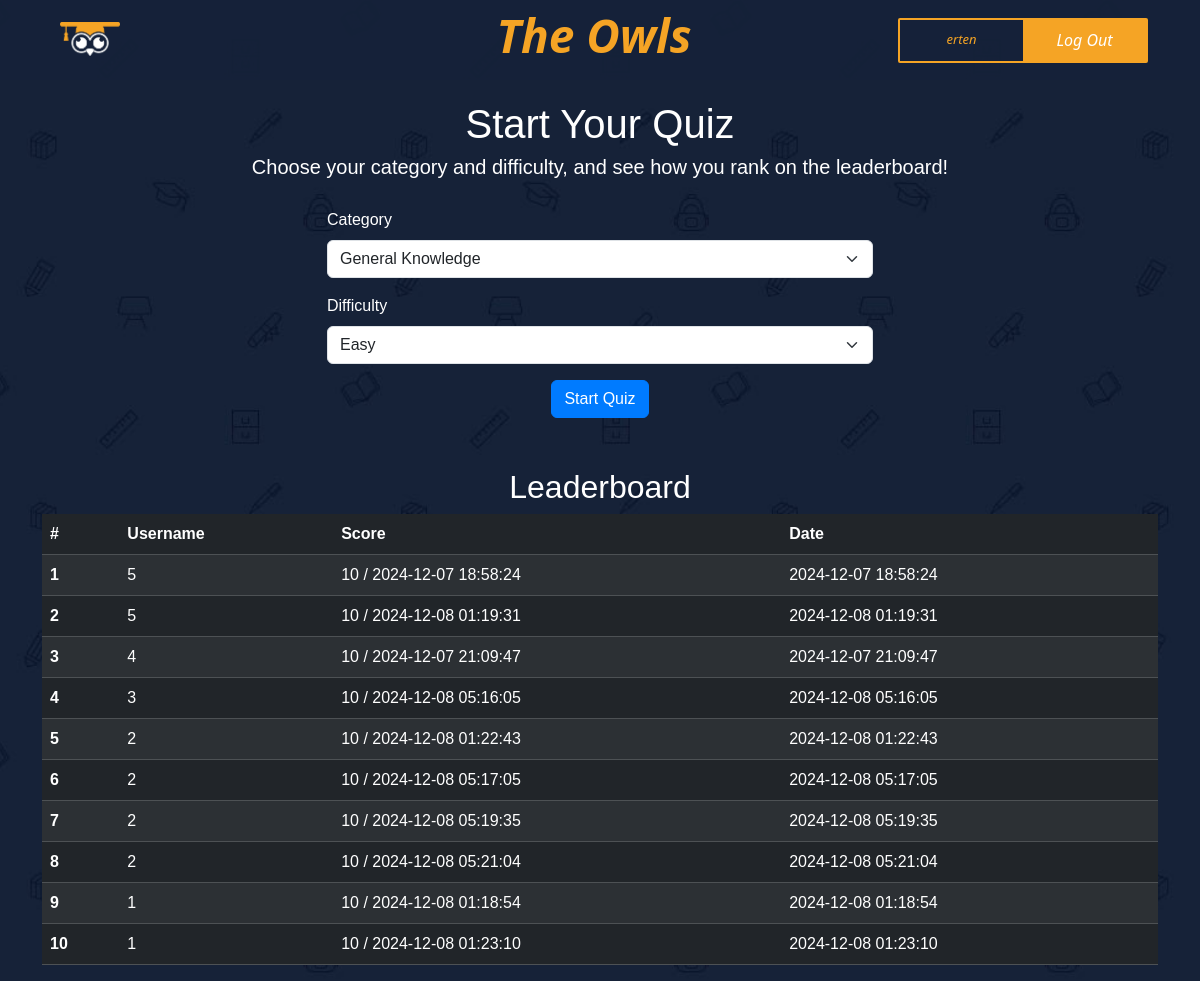
The page /dashboard (signed in) on the database its author committed.
### app.py (models this page shows)
class User(db.Model, UserMixin):
    id = db.Column(db.Integer, primary_key=True)
    username = db.Column(db.String(50), unique=True, nullable=False)
    password = db.Column(db.String(255), nullable=False)
    scores = db.relationship('Score', backref='user', lazy=True)

class Score(db.Model):
    id = db.Column(db.Integer, primary_key=True)
    user_id = db.Column(db.Integer, db.ForeignKey('user.id'), nullable=False)
    score = db.Column(db.Integer, nullable=False)
    total_questions = db.Column(db.Integer, nullable=False)
    date = db.Column(db.DateTime, default=db.func.current_timestamp())

### app.py (the view, shortened to what this page needs)
@app.route('/dashboard', methods=['GET', 'POST'])
@login_required
def dashboard():
    correct_count = session.pop('correct_count', None)
    total_questions = session.pop('total_questions', None)
    session.pop('quiz_questions', None)
    session.pop('current_question_index', None)
    categories = [
        {"id": 9, "name": "General Knowledge"},
        {"id": 10, "name": "Entertainment: Books"},
        {"id": 11, "name": "Entertainment: Film"},
        {"id": 12, "name": "Entertainment: Music"},
        {"id": 17, "name": "Science & Nature"},
        {"id": 18, "name": "Science: Computers"},
        {"id": 21, "name": "Sports"},
        {"id": 23, "name": "History"},
    ]
    difficulties = ["easy", "medium", "hard"]
    try:
        leaderboard = (
            db.session.query(User.username, Score.score, Score.total_questions, Score.date)
                .join(User, User.id == Score.user_id)
                .order_by(Score.score.desc(), Score.date.asc())
                .limit(10)
                .all()
    )
    except Exception as e:
        flash(f"An error occurred while fetching the leaderboard: {e}", "error")
        leaderboard = []
    try:
        user_scores = (
            Score.query.filter_by(user_id=current_user.id)
            .order_by(Score.date.desc())
            .all()
        )
    except Exception as e:
        flash(f"An error occurred while fetching your scores: {e}", "error")
        user_scores = []
    return render_template(
        'dashboard.html',
        categories=categories,
        difficulties=difficulties,
        leaderboard=leaderboard,
        user_scores=user_scores,
        enumerate=enumerate  # Pass enumerate if needed for template logic
    )

### app.py (called while the page is built)
@login_manager.user_loader
def load_user(user_id):
    return User.query.get(int(user_id))

@app.before_request
def before_request():
    if 'user_id' in session:
        user = User.query.get(session['user_id'])
        if user:
            login_user(user)

### templates/dashboard.html (shortened to what this page needs)
<!DOCTYPE html>
<html lang="en">
<head>
    <link href="https://cdn.jsdelivr.net/npm/bootstrap@5.3.2/dist/css/bootstrap.min.css" rel="stylesheet">
    <link rel="stylesheet" href="/static/css/fontawesome.css">
    <link rel="stylesheet" href="/static/css/templatemo-grad-school.css" />
    <link rel="stylesheet" href="/static/css/owl.css" />
    <link rel="stylesheet" href="/static/css/lightbox.css" />
</head>
<body>
    <header class="main-header clearfix" role="header" style="display: flex;flex-direction: row;">
        <div class="Name" style="width: 100%;display: flex;align-items: center;">
            <div class="logo" style="width: 33vw;">
                <a href="{{url_for('start')}}"><img src="/static/images/owl logo.png" alt="" style="width: 60px;"></a>
            </div>
            <h1
                style="width: 33vw; font-style: normal; color: #f5a425;font-style: italic; font-size: 46px; font-weight: 800;font-family: system-ui, -apple-system, BlinkMacSystemFont, 'Segoe UI', Roboto, Oxygen, Ubuntu, Cantarell, 'Open Sans', 'Helvetica Neue', sans-serif;display: flex;align-items: center;justify-content: center;">
                The Owls</h1>
            <div style="display: flex;width: 33vw;flex-direction: row;justify-content: end;align-items: end;">
                <div
                    style="border: #f5a425 solid 2px;display: flex;flex-direction: row;justify-content: center;align-items: center;height: 45px;width: 250px;margin-right: 40px;border-radius: 2px;">
                    <div style="width: 50%;height: 100%;display: flex;justify-content: center;align-items: center;">
                        <p
                            style="font-style: italic; color: #f5a425;margin-top: 13px;font-family: system-ui, -apple-system, BlinkMacSystemFont, 'Segoe UI', Roboto, Oxygen, Ubuntu, Cantarell, 'Open Sans', 'Helvetica Neue', sans-serif">
                            {{ current_user.username }}</p>
                    </div>
                    <div
                        style="width: 50%;background-color: #f5a425;height: 100%;display: flex;justify-content: center;align-items: center;">
                        <a href="{{url_for('logout')}}"
                            style="font-style: italic; color: white;font-family: system-ui, -apple-system, BlinkMacSystemFont, 'Segoe UI', Roboto, Oxygen, Ubuntu, Cantarell, 'Open Sans', 'Helvetica Neue', sans-serif">Log
                            Out</a>
                    </div>
                </div>
            </div>
        </div>
    </header>
    <div class="container" style="margin-top: 100px;">
        <div class="text-center mt-4">
            <h1>Start Your Quiz</h1>
            <p class="lead">Choose your category and difficulty, and see how you rank on the leaderboard!</p>
        </div>
        <div class="row justify-content-center form-container">
            <div class="col-md-6">
                <form method="POST" action="{{ url_for('quiz') }}">
                    <div class="mb-3">
                        <label for="category" class="form-label">Category</label>
                        <select class="form-select" id="category" name="category" required>
                            <option value="9">General Knowledge</option>
                        </select>
                    </div>
                    <div class="mb-3">
                        <label for="difficulty" class="form-label">Difficulty</label>
                        <select class="form-select" id="difficulty" name="difficulty" required>
                            <option value="easy">Easy</option>
                        </select>
                    </div>
                    <div class="text-center">
                        <button type="submit" class="btn btn-primary">Start Quiz</button>
                    </div>
                </form>
            </div>
        </div>
        <div class="table-container">
            <h2 class="text-center">Leaderboard</h2>
            <table class="table table-dark table-striped table-hover">
                <thead>
                    <tr>
                        <th scope="col">#</th>
                        <th scope="col">Username</th>
                        <th scope="col">Score</th>
                        <th scope="col">Date</th>
                    </tr>
                </thead>
                <tbody>
                    {% for i, entry in enumerate(leaderboard) %}
                    <tr {% if entry[0]==latest_user_score_id %} class="table-success" {% endif %}>
                        <th scope="row">{{ i + 1 }}</th>
                        <td>{{ entry[1] }}</td>
                        <td>{{ entry[2] }} / {{ entry[3] }}</td>
                        <td>{{ entry[3].strftime('%Y-%m-%d %H:%M:%S') }}</td>
                    </tr>
                    {% endfor %}
                </tbody>
            </table>
        </div>
    </div>
</body>
</html>

### static/css/templatemo-grad-school.css (style rules this page uses)
body { font-family: 'Montserrat', sans-serif; }
a { color: #3CF; text-decoration: none; }
p { font-size: 13px; line-height: 22px; }
.main-header { background-color: rgba(22,34,57,0.95); height: 80px; position: fixed; z-index: 12; width: 100%; top: 0; }
.main-header .logo { float: left; line-height: 80px; padding-left: 60px; }
.main-header .logo a { font-size: 36px; text-transform: uppercase; font-weight: 800; color: #fff; }

### rows shown on the page
User: username "erten"
Score: score "5", total_questions "10"
Score: score "4", total_questions "10"
Score: score "3", total_questions "10"
Score: i+1 "5", score "2", total_questions "10", date "2024-12-08 01:22:43"
Score: score "2", total_questions "10"
Score: score "2", total_questions "10"
Score: score "2", total_questions "10"
Score: i "9", score "1", total_questions "10", date "2024-12-08 01:18:54"
Score: i+1 "10", score "1", total_questions "10", date "2024-12-08 01:23:10"

### other values the page prints
{{ i + 1 }} "1" "2" "3" "4" "6" "7" "8"
{{ entry[3] }} "2024-12-07 18:58:24" "2024-12-08 01:19:31" "2024-12-07 21:09:47" "2024-12-08 05:16:05" "2024-12-08 05:17:05" "2024-12-08 05:19:35" "2024-12-08 05:21:04"
{{ entry[3].strftime('%Y-%m-%d %H:%M:%S') }} "2024-12-07 18:58:24" "2024-12-08 01:19:31" "2024-12-07 21:09:47" "2024-12-08 05:16:05" "2024-12-08 05:17:05" "2024-12-08 05:19:35" "2024-12-08 05:21:04"
{{ entry[1] }} "5"
{{ entry[2] }} "10"
